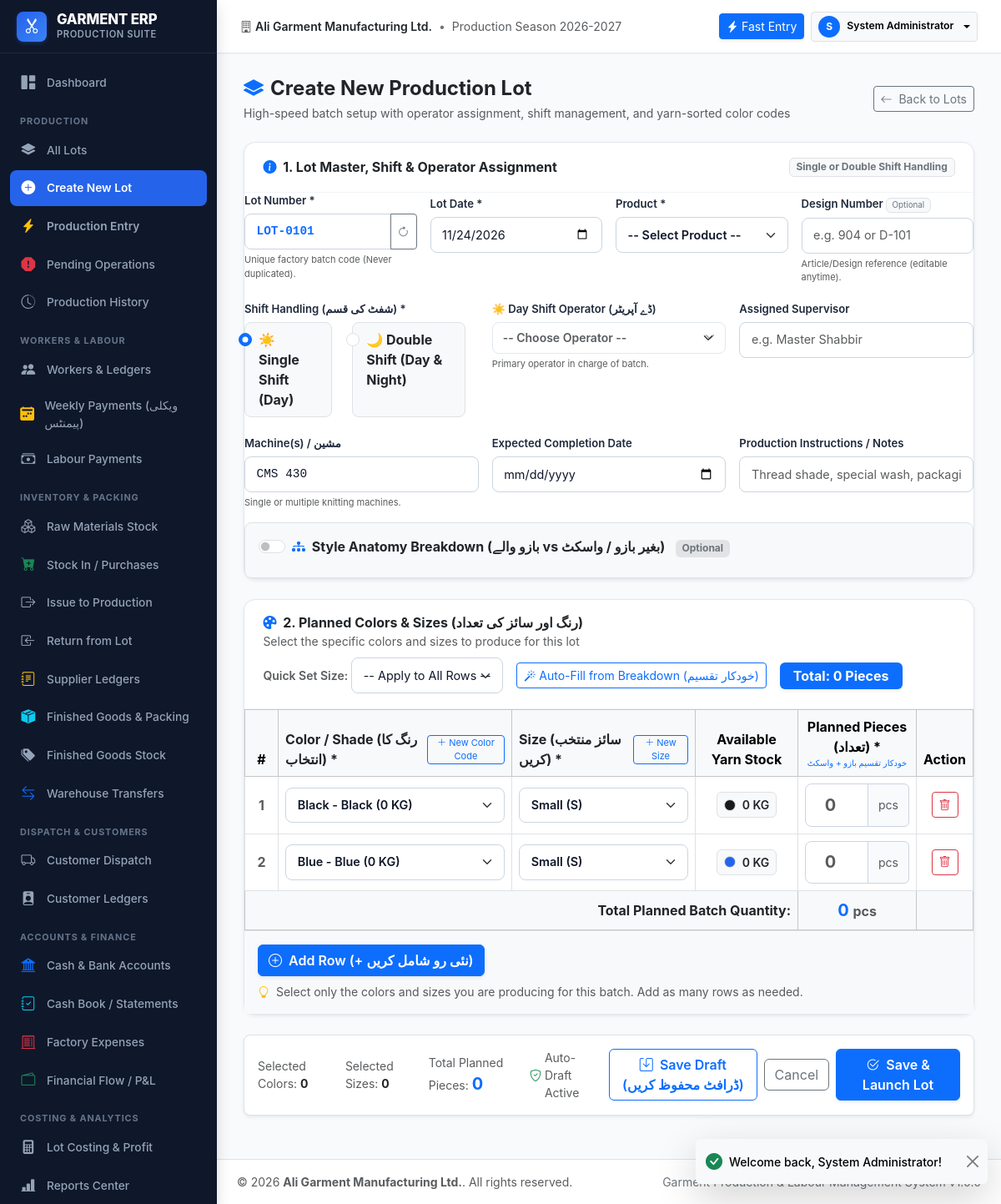
The app's page /modules/lots/create.php (signed in) with its own data.
### tables this page shows
CREATE TABLE `users` (
    `id` INT AUTO_INCREMENT PRIMARY KEY,
    `username` VARCHAR(50) NOT NULL UNIQUE,
    `password_hash` VARCHAR(255) NOT NULL,
    `full_name` VARCHAR(100) NOT NULL,
    `role_id` INT NOT NULL,
    `phone` VARCHAR(30) NULL,
    `email` VARCHAR(100) NULL,
    `is_active` TINYINT(1) NOT NULL DEFAULT 1,
    `created_at` DATETIME NOT NULL DEFAULT CURRENT_TIMESTAMP,
    `updated_at` DATETIME NOT NULL DEFAULT CURRENT_TIMESTAMP ON UPDATE CURRENT_TIMESTAMP,
    FOREIGN KEY (`role_id`) REFERENCES `roles`(`id`)
);

CREATE TABLE `colors` (
    `id` INT AUTO_INCREMENT PRIMARY KEY,
    `color_code` VARCHAR(50) NULL,
    `name` VARCHAR(50) NOT NULL UNIQUE,
    `hex_code` VARCHAR(10) NULL DEFAULT '#cccccc',
    `yarn_stock_kg` DECIMAL(12,2) NOT NULL DEFAULT 0.00
);

### modules/lots/create.php (the view, shortened to what the rows shown need)
<?php
require_once __DIR__ . '/../../config/config.php';
require_once __DIR__ . '/../../config/auth.php';
require_login();
$db = get_db();
$colorSql = "SELECT c.*,
                    COALESCE((SELECT COUNT(DISTINCT lv.lot_id) FROM lot_variants lv WHERE lv.color_id = c.id), 0) AS usage_count
             FROM colors c
             ORDER BY usage_count DESC, c.yarn_stock_kg DESC, c.color_code ASC";
$colors = $db->query($colorSql)->fetchAll();
require_once __DIR__ . '/../../includes/header.php';
?>
<div class="app-main">
    <?php require_once __DIR__ . '/../../includes/topbar.php'; ?>
    <div class="app-content">
        <form method="POST" action="" id="lotForm">
            <div class="card-modern mb-4 shadow-sm">
                <div class="card-modern-body p-0">
                    <div class="table-responsive">
                        <table class="table table-bordered table-hover align-middle mb-0" id="lotItemsTable">
                            <thead class="table-light">
                                <tr>
                                    <th class="text-center" style="width: 50px;">#</th>
                                    <th style="min-width: 280px;">
                                        <div class="d-flex justify-content-between align-items-center">
                                            <span class="fw-bold text-dark">Color / Shade (رنگ کا انتخاب) *</span>
                                            <button type="button" class="btn btn-outline-primary btn-sm py-0 px-2" id="btnQuickAddCustomColor" style="font-size: 11px;" title="Register New Color Code">
                                                <i class="bi bi-plus-lg"></i> New Color Code
                                            </button>
                                        </div>
                                    </th>
                                    <th style="min-width: 220px;">
                                        <div class="d-flex justify-content-between align-items-center">
                                            <span class="fw-bold text-dark">Size (سائز منتخب کریں) *</span>
                                            <button type="button" class="btn btn-outline-primary btn-sm py-0 px-2" id="btnQuickAddSize" style="font-size: 11px;" title="Add New Size (نیا سائز شامل کریں)">
                                                <i class="bi bi-plus-lg"></i> New Size
                                            </button>
                                        </div>
                                    </th>
                                    <th class="text-center" style="width: 150px;" class="fw-bold text-dark">Available Yarn Stock</th>
                                    <th class="text-center" style="width: 190px;" class="fw-bold text-dark">
                                        Planned Pieces (تعداد) *
                                        <small class="d-block text-primary fw-normal" style="font-size: 10px;">خودکار تقسیم بازو + واسکٹ</small>
                                    </th>
                                    <th class="text-center" style="width: 60px;">Action</th>
                                </tr>
                            </thead>
                            <tbody id="lotItemsTbody">
                                <tr class="lot-item-row" data-row-index="0">
                                    <td class="text-center">
                                        <div class="item-yarn-badge d-inline-flex align-items-center gap-2 px-2 py-1 bg-light border rounded">
                                            <span class="item-color-dot rounded-circle border" style="width: 14px; height: 14px; background-color: <?= clean($colors[0]['hex_code'] ?? '#ccc') ?>;"></span>
                                            <span class="item-yarn-text fw-semibold small text-dark"><?= (float)($colors[0]['yarn_stock_kg'] ?? 0) ?> KG</span>
                                        </div>
                                    </td>
                                </tr>
                                <tr class="lot-item-row" data-row-index="1">
                                    <td class="text-center">
                                        <div class="item-yarn-badge d-inline-flex align-items-center gap-2 px-2 py-1 bg-light border rounded">
                                            <span class="item-color-dot rounded-circle border" style="width: 14px; height: 14px; background-color: <?= clean($colors[1]['hex_code'] ?? ($colors[0]['hex_code'] ?? '#ccc')) ?>;"></span>
                                            <span class="item-yarn-text fw-semibold small text-dark"><?= (float)($colors[1]['yarn_stock_kg'] ?? ($colors[0]['yarn_stock_kg'] ?? 0)) ?> KG</span>
                                        </div>
                                    </td>
                                </tr>
                            </tbody>
                        </table>
                    </div>
                </div>
            </div>
        </form>
    </div>
<?php require_once __DIR__ . '/../../includes/footer.php'; ?>

### includes/topbar.php (shortened to what the rows shown need)
<?php
$currentUser = current_user();
?>
<header class="app-topbar">
    <div class="d-flex align-items-center gap-2">
        <div class="dropdown">
            <button class="btn btn-sm btn-light border dropdown-toggle d-flex align-items-center gap-2" type="button" data-bs-toggle="dropdown" aria-expanded="false">
                <div class="bg-primary text-white rounded-circle d-flex align-items-center justify-content-center" style="width: 26px; height: 26px; font-size: 0.75rem; font-weight: 700;">
                    <?= strtoupper(substr($currentUser['full_name'] ?? 'U', 0, 1)) ?>
                </div>
                <span class="d-none d-md-inline fw-semibold small"><?= clean($currentUser['full_name'] ?? 'User') ?></span>
            </button>
        </div>
    </div>
</header>

### records on screen
users: full_name "S", full_name "System Administrator"
colors: yarn_stock_kg "0"
colors: yarn_stock_kg "0"

### other values on screen
get_setting('company_name', 'Garment ERP') "Ali Garment Manufacturing Ltd."
form field value "Black - Black (0 KG)"
form field value "Small (S)"
form field value "Blue - Blue (0 KG)"
